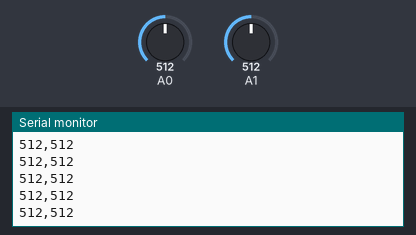
The sketch below on a simulated Arduino Uno, built with avr-gcc and run on an emulated ATmega328P. On the bench: the last lines printed to the serial monitor. Inputs (shaded band) come from the test bench; at power-on: A0 = 512, A1 = 512.

Above: at 1.2 s.
1.3 s: A0 set to 716
At 2.2 s:
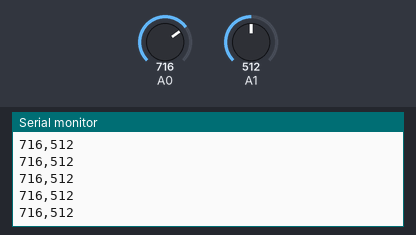
4.3 s: A1 set to 716
At 5.4 s:
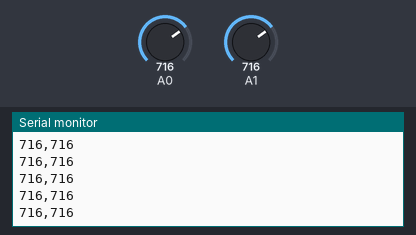
5.8 s: A0 set to 900
At 6.6 s:
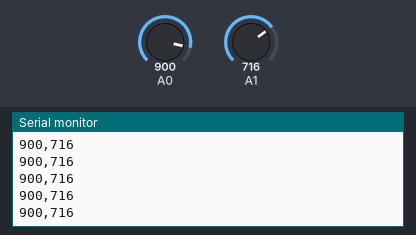
7.3 s: A1 set to 900
At 8.0 s:
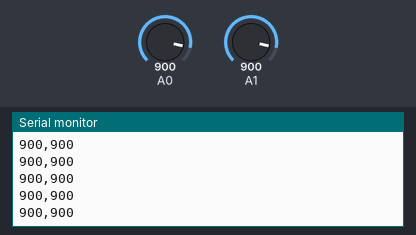
Timing chart, 0 to 9.8 s (numbered marks = the images above; inputs shaded):
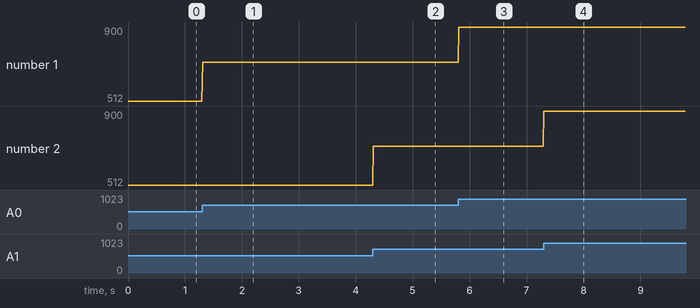

Measured:
- after the input at 1.3 s, the serial monitor: prints a new line at once (image 1)
- after the input at 4.3 s, the serial monitor: prints a new line at once (image 2)
- after the input at 5.8 s, the serial monitor: prints a new line at once (image 3)
- after the input at 7.3 s, the serial monitor: prints a new line at once (image 4)
- plotted number 1: 512 → 716 after the input at 1.3 s, 716 → 900 after the input at 5.8 s

The sketch:

joystickmouse.ino
```cpp
void setup() {
  Serial.begin(9600);
}

void loop() {
  int x = analogRead(A0);
  int y = analogRead(A1);
  Serial.print(x);
  Serial.print(",");
  Serial.println(y);
  delay(10);
}
```
